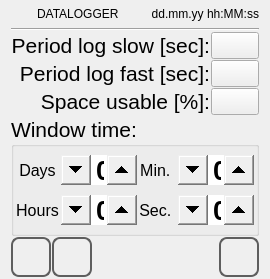
<?xml version="1.0" encoding="UTF-8"?>
<ui version="4.0">
 <class>datalog_set</class>
 <widget class="QWidget" name="datalog_set">
  <property name="geometry">
   <rect>
    <x>0</x>
    <y>0</y>
    %Model%
   </rect>
  </property>
  <property name="minimumSize">
   <size>
    <width>0</width>
    <height>0</height>
   </size>
  </property>
  <property name="maximumSize">
   <size>
    <width>16777215</width>
    <height>16777215</height>
   </size>
  </property>
  <property name="windowTitle">
   <string>datalog_set</string>
  </property>
  <property name="styleSheet">
   <string notr="true">QPushButton
{
	font: 20pt &quot;Ubuntu&quot;;
}

 QSpinBox {
	font: 1000 20pt &quot;Ubuntu&quot;;
 }

 QSpinBox::up-button {
     subcontrol-origin: border;
     subcontrol-position: right center;
     height:30px;
     width: 30px;
 }

 QSpinBox::up-arrow {
	image: url(:/systemicons/img/Forward.png);
     width: 10px;
     height: 10px;
 }

 QSpinBox::down-button {
     subcontrol-origin: border;
     subcontrol-position: left center;
     height: 30px;
     width: 30px;
}

 QSpinBox::down-arrow {
 	image: url(:/systemicons/img/Back.png);
     width: 10px;
     height: 10px;
 }
</string>
  </property>
  <layout class="QVBoxLayout" name="verticalLayout">
   <property name="spacing">
    <number>1</number>
   </property>
   <property name="topMargin">
    <number>2</number>
   </property>
   <property name="bottomMargin">
    <number>2</number>
   </property>
   <item>
    <layout class="QHBoxLayout" name="horizontalLayout">
     <property name="sizeConstraint">
      <enum>QLayout::SetMinimumSize</enum>
     </property>
     <item>
      <widget class="QLabel" name="labelIcon">
       <property name="minimumSize">
        <size>
         <width>25</width>
         <height>25</height>
        </size>
       </property>
       <property name="maximumSize">
        <size>
         <width>25</width>
         <height>25</height>
        </size>
       </property>
       <property name="focusPolicy">
        <enum>Qt::NoFocus</enum>
       </property>
       <property name="styleSheet">
        <string notr="true"/>
       </property>
       <property name="text">
        <string/>
       </property>
      </widget>
     </item>
     <item>
      <widget class="QLabel" name="labelTitle">
       <property name="sizePolicy">
        <sizepolicy hsizetype="Preferred" vsizetype="Fixed">
         <horstretch>0</horstretch>
         <verstretch>0</verstretch>
        </sizepolicy>
       </property>
       <property name="focusPolicy">
        <enum>Qt::NoFocus</enum>
       </property>
       <property name="text">
        <string>DATALOGGER</string>
       </property>
      </widget>
     </item>
     <item>
      <widget class="QLabel" name="labelUserName">
       <property name="text">
        <string/>
       </property>
      </widget>
     </item>
     <item>
      <widget class="QLabel" name="labelDataOra">
       <property name="sizePolicy">
        <sizepolicy hsizetype="Preferred" vsizetype="Fixed">
         <horstretch>0</horstretch>
         <verstretch>0</verstretch>
        </sizepolicy>
       </property>
       <property name="focusPolicy">
        <enum>Qt::NoFocus</enum>
       </property>
       <property name="text">
        <string>dd.mm.yy hh:MM:ss</string>
       </property>
       <property name="alignment">
        <set>Qt::AlignRight|Qt::AlignTrailing|Qt::AlignVCenter</set>
       </property>
      </widget>
     </item>
    </layout>
   </item>
   <item>
    <widget class="Line" name="line">
     <property name="focusPolicy">
      <enum>Qt::NoFocus</enum>
     </property>
     <property name="orientation">
      <enum>Qt::Horizontal</enum>
     </property>
    </widget>
   </item>
   <item>
    <layout class="QGridLayout" name="gridLayoutLog">
     <item row="0" column="1">
      <widget class="QPushButton" name="pushButtonLogFreqS">
       <property name="minimumSize">
        <size>
         <width>0</width>
         <height>27</height>
        </size>
       </property>
       <property name="maximumSize">
        <size>
         <width>16777215</width>
         <height>27</height>
        </size>
       </property>
       <property name="focusPolicy">
        <enum>Qt::NoFocus</enum>
       </property>
       <property name="text">
        <string/>
       </property>
      </widget>
     </item>
     <item row="1" column="1">
      <widget class="QPushButton" name="pushButtonLogFreqF">
       <property name="minimumSize">
        <size>
         <width>0</width>
         <height>27</height>
        </size>
       </property>
       <property name="maximumSize">
        <size>
         <width>16777215</width>
         <height>27</height>
        </size>
       </property>
       <property name="focusPolicy">
        <enum>Qt::NoFocus</enum>
       </property>
       <property name="text">
        <string/>
       </property>
      </widget>
     </item>
     <item row="0" column="0">
      <widget class="QLabel" name="labelLogFreqS">
       <property name="minimumSize">
        <size>
         <width>0</width>
         <height>27</height>
        </size>
       </property>
       <property name="maximumSize">
        <size>
         <width>16777215</width>
         <height>27</height>
        </size>
       </property>
       <property name="font">
        <font>
         <pointsize>16</pointsize>
        </font>
       </property>
       <property name="focusPolicy">
        <enum>Qt::NoFocus</enum>
       </property>
       <property name="text">
        <string>Period log slow [sec]:</string>
       </property>
       <property name="alignment">
        <set>Qt::AlignRight|Qt::AlignTrailing|Qt::AlignVCenter</set>
       </property>
      </widget>
     </item>
     <item row="1" column="0">
      <widget class="QLabel" name="labelLogFreqF">
       <property name="minimumSize">
        <size>
         <width>0</width>
         <height>27</height>
        </size>
       </property>
       <property name="maximumSize">
        <size>
         <width>16777215</width>
         <height>27</height>
        </size>
       </property>
       <property name="font">
        <font>
         <pointsize>16</pointsize>
        </font>
       </property>
       <property name="focusPolicy">
        <enum>Qt::NoFocus</enum>
       </property>
       <property name="text">
        <string>Period log fast [sec]:</string>
       </property>
       <property name="alignment">
        <set>Qt::AlignRight|Qt::AlignTrailing|Qt::AlignVCenter</set>
       </property>
      </widget>
     </item>
     <item row="2" column="0">
      <widget class="QLabel" name="labelSpace">
       <property name="minimumSize">
        <size>
         <width>0</width>
         <height>27</height>
        </size>
       </property>
       <property name="maximumSize">
        <size>
         <width>16777215</width>
         <height>27</height>
        </size>
       </property>
       <property name="font">
        <font>
         <pointsize>16</pointsize>
        </font>
       </property>
       <property name="text">
        <string>Space usable [%]:</string>
       </property>
       <property name="alignment">
        <set>Qt::AlignRight|Qt::AlignTrailing|Qt::AlignVCenter</set>
       </property>
      </widget>
     </item>
     <item row="2" column="1">
      <widget class="QPushButton" name="pushButtonSpace">
       <property name="minimumSize">
        <size>
         <width>0</width>
         <height>27</height>
        </size>
       </property>
       <property name="maximumSize">
        <size>
         <width>16777215</width>
         <height>27</height>
        </size>
       </property>
       <property name="text">
        <string/>
       </property>
      </widget>
     </item>
    </layout>
   </item>
   <item>
    <spacer name="verticalSpacer">
     <property name="orientation">
      <enum>Qt::Vertical</enum>
     </property>
     <property name="sizeHint" stdset="0">
      <size>
       <width>20</width>
       <height>0</height>
      </size>
     </property>
    </spacer>
   </item>
   <item>
    <widget class="QGroupBox" name="groupBoxTime">
     <property name="sizePolicy">
      <sizepolicy hsizetype="Preferred" vsizetype="Fixed">
       <horstretch>0</horstretch>
       <verstretch>0</verstretch>
      </sizepolicy>
     </property>
     <property name="minimumSize">
      <size>
       <width>0</width>
       <height>120</height>
      </size>
     </property>
     <property name="font">
      <font>
       <pointsize>16</pointsize>
      </font>
     </property>
     <property name="focusPolicy">
      <enum>Qt::NoFocus</enum>
     </property>
     <property name="title">
      <string>Window time:</string>
     </property>
     <layout class="QGridLayout" name="gridLayout">
      <property name="leftMargin">
       <number>2</number>
      </property>
      <property name="topMargin">
       <number>0</number>
      </property>
      <property name="rightMargin">
       <number>2</number>
      </property>
      <property name="bottomMargin">
       <number>0</number>
      </property>
      <property name="spacing">
       <number>2</number>
      </property>
      <item row="0" column="0">
       <widget class="QLabel" name="labelDays">
        <property name="sizePolicy">
         <sizepolicy hsizetype="Minimum" vsizetype="Minimum">
          <horstretch>0</horstretch>
          <verstretch>0</verstretch>
         </sizepolicy>
        </property>
        <property name="font">
         <font>
          <pointsize>12</pointsize>
         </font>
        </property>
        <property name="focusPolicy">
         <enum>Qt::NoFocus</enum>
        </property>
        <property name="text">
         <string>Days</string>
        </property>
        <property name="alignment">
         <set>Qt::AlignCenter</set>
        </property>
       </widget>
      </item>
      <item row="0" column="2">
       <widget class="QLabel" name="labelMinutes">
        <property name="sizePolicy">
         <sizepolicy hsizetype="Minimum" vsizetype="Minimum">
          <horstretch>0</horstretch>
          <verstretch>0</verstretch>
         </sizepolicy>
        </property>
        <property name="font">
         <font>
          <pointsize>12</pointsize>
         </font>
        </property>
        <property name="focusPolicy">
         <enum>Qt::NoFocus</enum>
        </property>
        <property name="text">
         <string>Min. </string>
        </property>
        <property name="alignment">
         <set>Qt::AlignCenter</set>
        </property>
       </widget>
      </item>
      <item row="0" column="1">
       <widget class="QSpinBox" name="spinBoxDays">
        <property name="sizePolicy">
         <sizepolicy hsizetype="Expanding" vsizetype="Fixed">
          <horstretch>0</horstretch>
          <verstretch>0</verstretch>
         </sizepolicy>
        </property>
        <property name="minimumSize">
         <size>
          <width>0</width>
          <height>30</height>
         </size>
        </property>
        <property name="maximumSize">
         <size>
          <width>16777215</width>
          <height>30</height>
         </size>
        </property>
        <property name="font">
         <font>
          <family>Ubuntu</family>
          <pointsize>20</pointsize>
          <weight>99</weight>
          <italic>false</italic>
          <bold>true</bold>
         </font>
        </property>
        <property name="focusPolicy">
         <enum>Qt::NoFocus</enum>
        </property>
        <property name="wrapping">
         <bool>true</bool>
        </property>
       </widget>
      </item>
      <item row="1" column="0">
       <widget class="QLabel" name="labelHours">
        <property name="sizePolicy">
         <sizepolicy hsizetype="Minimum" vsizetype="Minimum">
          <horstretch>0</horstretch>
          <verstretch>0</verstretch>
         </sizepolicy>
        </property>
        <property name="font">
         <font>
          <pointsize>12</pointsize>
         </font>
        </property>
        <property name="focusPolicy">
         <enum>Qt::NoFocus</enum>
        </property>
        <property name="text">
         <string>Hours</string>
        </property>
        <property name="alignment">
         <set>Qt::AlignCenter</set>
        </property>
       </widget>
      </item>
      <item row="1" column="1">
       <widget class="QSpinBox" name="spinBoxHours">
        <property name="sizePolicy">
         <sizepolicy hsizetype="Expanding" vsizetype="Fixed">
          <horstretch>0</horstretch>
          <verstretch>0</verstretch>
         </sizepolicy>
        </property>
        <property name="minimumSize">
         <size>
          <width>0</width>
          <height>30</height>
         </size>
        </property>
        <property name="maximumSize">
         <size>
          <width>16777215</width>
          <height>30</height>
         </size>
        </property>
        <property name="font">
         <font>
          <family>Ubuntu</family>
          <pointsize>20</pointsize>
          <weight>99</weight>
          <italic>false</italic>
          <bold>true</bold>
         </font>
        </property>
        <property name="focusPolicy">
         <enum>Qt::NoFocus</enum>
        </property>
        <property name="wrapping">
         <bool>true</bool>
        </property>
        <property name="maximum">
         <number>59</number>
        </property>
       </widget>
      </item>
      <item row="1" column="2">
       <widget class="QLabel" name="labelSeconds">
        <property name="sizePolicy">
         <sizepolicy hsizetype="Minimum" vsizetype="Minimum">
          <horstretch>0</horstretch>
          <verstretch>0</verstretch>
         </sizepolicy>
        </property>
        <property name="font">
         <font>
          <pointsize>12</pointsize>
         </font>
        </property>
        <property name="focusPolicy">
         <enum>Qt::NoFocus</enum>
        </property>
        <property name="text">
         <string>Sec. </string>
        </property>
        <property name="alignment">
         <set>Qt::AlignCenter</set>
        </property>
       </widget>
      </item>
      <item row="1" column="3">
       <widget class="QSpinBox" name="spinBoxSeconds">
        <property name="sizePolicy">
         <sizepolicy hsizetype="Expanding" vsizetype="Fixed">
          <horstretch>0</horstretch>
          <verstretch>0</verstretch>
         </sizepolicy>
        </property>
        <property name="minimumSize">
         <size>
          <width>0</width>
          <height>30</height>
         </size>
        </property>
        <property name="maximumSize">
         <size>
          <width>16777215</width>
          <height>30</height>
         </size>
        </property>
        <property name="font">
         <font>
          <family>Ubuntu</family>
          <pointsize>20</pointsize>
          <weight>99</weight>
          <italic>false</italic>
          <bold>true</bold>
         </font>
        </property>
        <property name="focusPolicy">
         <enum>Qt::NoFocus</enum>
        </property>
        <property name="wrapping">
         <bool>true</bool>
        </property>
        <property name="maximum">
         <number>23</number>
        </property>
       </widget>
      </item>
      <item row="0" column="3">
       <widget class="QSpinBox" name="spinBoxMinutes">
        <property name="sizePolicy">
         <sizepolicy hsizetype="Expanding" vsizetype="Fixed">
          <horstretch>0</horstretch>
          <verstretch>0</verstretch>
         </sizepolicy>
        </property>
        <property name="minimumSize">
         <size>
          <width>0</width>
          <height>30</height>
         </size>
        </property>
        <property name="maximumSize">
         <size>
          <width>16777215</width>
          <height>30</height>
         </size>
        </property>
        <property name="font">
         <font>
          <family>Ubuntu</family>
          <pointsize>20</pointsize>
          <weight>99</weight>
          <italic>false</italic>
          <bold>true</bold>
         </font>
        </property>
        <property name="focusPolicy">
         <enum>Qt::NoFocus</enum>
        </property>
        <property name="wrapping">
         <bool>true</bool>
        </property>
        <property name="maximum">
         <number>59</number>
        </property>
       </widget>
      </item>
     </layout>
    </widget>
   </item>
   <item>
    <spacer name="verticalSpacer_2">
     <property name="orientation">
      <enum>Qt::Vertical</enum>
     </property>
     <property name="sizeHint" stdset="0">
      <size>
       <width>20</width>
       <height>0</height>
      </size>
     </property>
    </spacer>
   </item>
   <item>
    <layout class="QHBoxLayout" name="horizontalLayoutBt">
     <item>
      <widget class="QPushButton" name="pushButtonHome">
       <property name="sizePolicy">
        <sizepolicy hsizetype="Minimum" vsizetype="Fixed">
         <horstretch>60</horstretch>
         <verstretch>60</verstretch>
        </sizepolicy>
       </property>
       <property name="minimumSize">
        <size>
         <width>40</width>
         <height>40</height>
        </size>
       </property>
       <property name="maximumSize">
        <size>
         <width>40</width>
         <height>40</height>
        </size>
       </property>
       <property name="focusPolicy">
        <enum>Qt::NoFocus</enum>
       </property>
       <property name="styleSheet">
        <string notr="true">QPushButton
{
border: 2px solid  rgb(94, 94, 94);
border-radius: 8px;
qproperty-icon: url(:/systemicons/img/Home.png);
qproperty-iconSize: 24px 24px;
qproperty-focusPolicy: NoFocus;
}
QPushButton:pressed
{
border: 2px solid  rgb(194, 194, 194);
background-color:  rgb(255, 255, 127);
}
QPushButton:disabled
{
border: 2px solid  rgb(194, 194, 194);
}
</string>
       </property>
       <property name="text">
        <string/>
       </property>
      </widget>
     </item>
     <item>
      <widget class="QPushButton" name="pushButtonBack">
       <property name="sizePolicy">
        <sizepolicy hsizetype="Minimum" vsizetype="Fixed">
         <horstretch>60</horstretch>
         <verstretch>60</verstretch>
        </sizepolicy>
       </property>
       <property name="minimumSize">
        <size>
         <width>40</width>
         <height>40</height>
        </size>
       </property>
       <property name="maximumSize">
        <size>
         <width>40</width>
         <height>40</height>
        </size>
       </property>
       <property name="focusPolicy">
        <enum>Qt::NoFocus</enum>
       </property>
       <property name="styleSheet">
        <string notr="true">QPushButton
{
border: 2px solid  rgb(94, 94, 94);
border-radius: 8px;
qproperty-icon: url(:/systemicons/img/Go_back.png);
qproperty-iconSize: 24px 24px;
qproperty-focusPolicy: NoFocus;
}
QPushButton:pressed
{
border: 2px solid  rgb(194, 194, 194);
background-color:  rgb(255, 255, 127);
}
QPushButton:disabled
{
border: 2px solid  rgb(194, 194, 194);
}
</string>
       </property>
       <property name="text">
        <string/>
       </property>
      </widget>
     </item>
     <item>
      <spacer name="horizontalSpacer">
       <property name="focusPolicy">
        <enum>Qt::NoFocus</enum>
       </property>
       <property name="orientation">
        <enum>Qt::Horizontal</enum>
       </property>
       <property name="sizeHint" stdset="0">
        <size>
         <width>40</width>
         <height>20</height>
        </size>
       </property>
      </spacer>
     </item>
     <item>
      <widget class="QPushButton" name="pushButtonOk">
       <property name="sizePolicy">
        <sizepolicy hsizetype="Minimum" vsizetype="Fixed">
         <horstretch>60</horstretch>
         <verstretch>60</verstretch>
        </sizepolicy>
       </property>
       <property name="minimumSize">
        <size>
         <width>40</width>
         <height>40</height>
        </size>
       </property>
       <property name="maximumSize">
        <size>
         <width>40</width>
         <height>40</height>
        </size>
       </property>
       <property name="focusPolicy">
        <enum>Qt::NoFocus</enum>
       </property>
       <property name="styleSheet">
        <string notr="true">QPushButton
{
border: 2px solid  rgb(94, 94, 94);
border-radius: 8px;
qproperty-icon: url(:/systemicons/img/OK.png);
qproperty-iconSize: 24px 24px;
qproperty-focusPolicy: NoFocus;
}
QPushButton:pressed
{
border: 2px solid  rgb(194, 194, 194);
background-color:  rgb(255, 255, 127);
}
QPushButton:disabled
{
border: 2px solid  rgb(194, 194, 194);
}
</string>
       </property>
       <property name="text">
        <string/>
       </property>
      </widget>
     </item>
    </layout>
   </item>
  </layout>
 </widget>
 <resources/>
 <connections/>
</ui>
